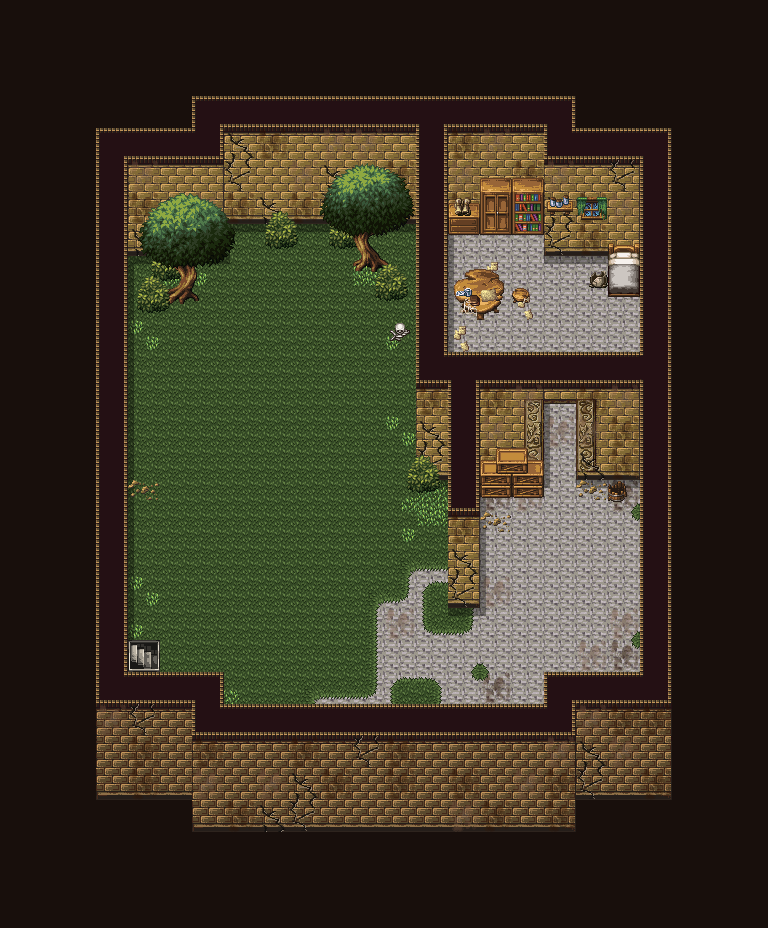

A level layout from a 2D game, rendered from its tile map. Below: a short description, then the map file with tile-grid data replaced by summaries:
An orthogonal 24x29 tile map with 32x32 px tiles, 12 tile layers (floor, wall, dirt, grass, ...), 2 tilesets.

<map version="1.9" tiledversion="1.9.1" orientation="orthogonal" renderorder="right-down" width="24" height="29" tilewidth="32" tileheight="32" infinite="0" nextlayerid="33" nextobjectid="1">
  <tileset firstgid="1" source="../12tsx/12_maptip.tsx" />
  <tileset firstgid="822" source="../12tsx/13_maptip.tsx" />
  <layer id="19" name="floor" width="24" height="29">
    <data>[696 cells, 348 non-empty, 1 distinct tile ids]</data>
  </layer>
  <layer id="3" name="wall" width="24" height="29">
    <data>[696 cells, 206 non-empty, 44 distinct tile ids]</data>
  </layer>
  <layer id="24" name="dirt" width="24" height="29">
    <data>[696 cells, 87 non-empty, 4 distinct tile ids]</data>
  </layer>
  <layer id="30" name="grass" width="24" height="29">
    <data>[696 cells, 142 non-empty, 20 distinct tile ids]</data>
  </layer>
  <layer id="22" name="shadow" width="24" height="29">
    <data>[696 cells, 45 non-empty, 4 distinct tile ids]</data>
  </layer>
  <layer id="27" name="objects_bush-3" width="24" height="29">
    <data>[696 cells, 17 non-empty, 11 distinct tile ids]</data>
  </layer>
  <layer id="20" name="woods_objects-2" width="24" height="29">
    <data>[696 cells, 39 non-empty, 37 distinct tile ids]</data>
  </layer>
  <layer id="29" name="bush-2" width="24" height="29">
    <data>[696 cells, 12 non-empty, 8 distinct tile ids]</data>
  </layer>
  <layer id="25" name="chara" width="24" height="29">
    <data>[696 cells, 0 non-empty, 0 distinct tile ids]</data>
  </layer>
  <layer id="28" name="objects_bush-1" width="24" height="29">
    <data>[696 cells, 18 non-empty, 12 distinct tile ids]</data>
  </layer>
  <layer id="23" name="leaves_objects-1" width="24" height="29">
    <data>[696 cells, 28 non-empty, 28 distinct tile ids]</data>
  </layer>
  <layer id="21" name="frame" width="24" height="29">
    <data>[696 cells, 294 non-empty, 1 distinct tile ids]</data>
  </layer>
</map>
